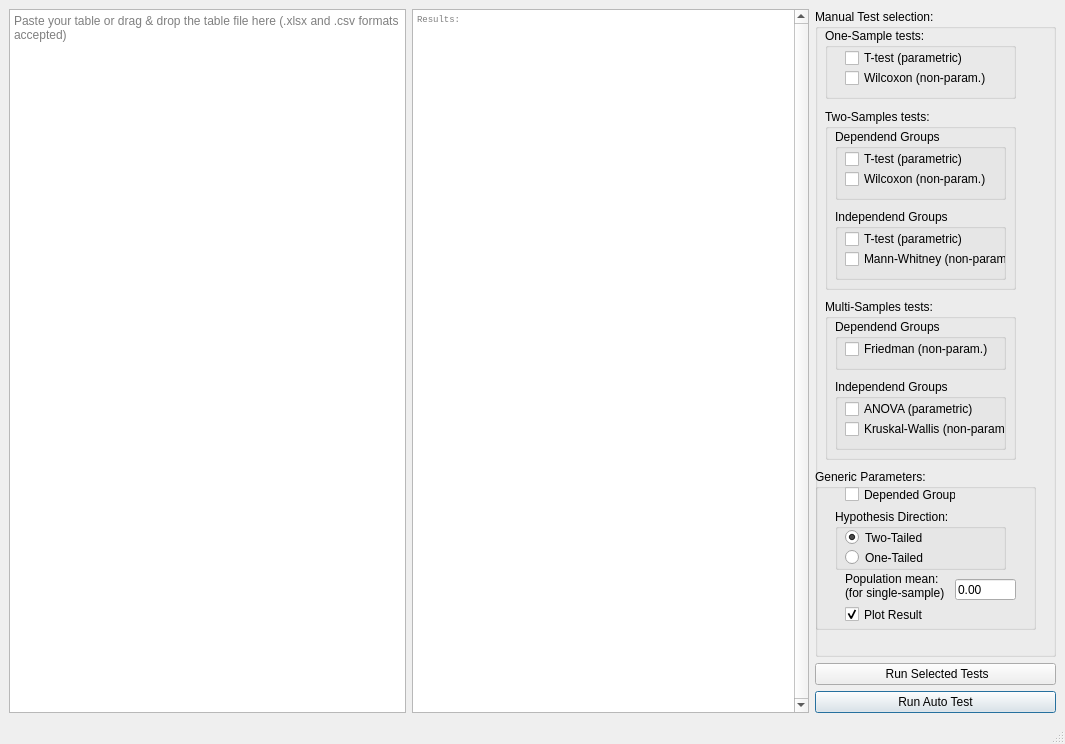
<?xml version="1.0" encoding="UTF-8"?>
<ui version="4.0">
 <class>MainWindow</class>
 <widget class="QMainWindow" name="MainWindow">
  <property name="geometry">
   <rect>
    <x>0</x>
    <y>0</y>
    <width>1065</width>
    <height>744</height>
   </rect>
  </property>
  <property name="windowTitle">
   <string>SigmaStatistics</string>
  </property>
  <property name="windowIcon">
   <iconset resource="resources.qrc">
    <normaloff>:/icon/icon/icon_window.ico</normaloff>:/icon/icon/icon_window.ico</iconset>
  </property>
  <widget class="QWidget" name="centralwidget">
   <layout class="QHBoxLayout" name="horizontalLayout">
    <item>
     <widget class="QPlainTextEdit" name="input_field">
      <property name="frameShape">
       <enum>QFrame::StyledPanel</enum>
      </property>
      <property name="frameShadow">
       <enum>QFrame::Sunken</enum>
      </property>
      <property name="placeholderText">
       <string>Paste your table or drag &amp; drop the table file here (.xlsx and .csv formats accepted)</string>
      </property>
     </widget>
    </item>
    <item>
     <widget class="QTextEdit" name="result_display">
      <property name="font">
       <font>
        <family>Consolas</family>
        <pointsize>7</pointsize>
       </font>
      </property>
      <property name="frameShape">
       <enum>QFrame::StyledPanel</enum>
      </property>
      <property name="frameShadow">
       <enum>QFrame::Sunken</enum>
      </property>
      <property name="verticalScrollBarPolicy">
       <enum>Qt::ScrollBarAlwaysOn</enum>
      </property>
      <property name="readOnly">
       <bool>true</bool>
      </property>
      <property name="html">
       <string>&lt;!DOCTYPE HTML PUBLIC &quot;-//W3C//DTD HTML 4.0//EN&quot; &quot;http://www.w3.org/TR/REC-html40/strict.dtd&quot;&gt;
&lt;html&gt;&lt;head&gt;&lt;meta name=&quot;qrichtext&quot; content=&quot;1&quot; /&gt;&lt;style type=&quot;text/css&quot;&gt;
p, li { white-space: pre-wrap; }
&lt;/style&gt;&lt;/head&gt;&lt;body style=&quot; font-family:'Consolas'; font-size:7pt; font-weight:400; font-style:normal;&quot;&gt;
&lt;p style=&quot;-qt-paragraph-type:empty; margin-top:0px; margin-bottom:0px; margin-left:0px; margin-right:0px; -qt-block-indent:0; text-indent:0px; font-family:'monospace';&quot;&gt;&lt;br /&gt;&lt;/p&gt;&lt;/body&gt;&lt;/html&gt;</string>
      </property>
      <property name="textInteractionFlags">
       <set>Qt::TextSelectableByKeyboard|Qt::TextSelectableByMouse</set>
      </property>
      <property name="placeholderText">
       <string>Results:</string>
      </property>
     </widget>
    </item>
    <item>
     <layout class="QVBoxLayout" name="buttonLayout">
      <item>
       <widget class="QGroupBox" name="groupBox_2">
        <property name="title">
         <string>Manual Test selection:</string>
        </property>
        <property name="checkable">
         <bool>false</bool>
        </property>
        <property name="checked">
         <bool>false</bool>
        </property>
        <widget class="QGroupBox" name="groupBox_4">
         <property name="geometry">
          <rect>
           <x>10</x>
           <y>19</y>
           <width>191</width>
           <height>71</height>
          </rect>
         </property>
         <property name="title">
          <string>One-Sample tests:</string>
         </property>
         <widget class="QCheckBox" name="t_test_single_sample">
          <property name="geometry">
           <rect>
            <x>20</x>
            <y>20</y>
            <width>161</width>
            <height>20</height>
           </rect>
          </property>
          <property name="text">
           <string>T-test (parametric)</string>
          </property>
         </widget>
         <widget class="QCheckBox" name="wilcoxon_single_sample">
          <property name="geometry">
           <rect>
            <x>20</x>
            <y>40</y>
            <width>161</width>
            <height>20</height>
           </rect>
          </property>
          <property name="text">
           <string>Wilcoxon (non-param.)</string>
          </property>
         </widget>
        </widget>
        <widget class="QGroupBox" name="groupBox_5">
         <property name="geometry">
          <rect>
           <x>10</x>
           <y>100</y>
           <width>191</width>
           <height>181</height>
          </rect>
         </property>
         <property name="title">
          <string>Two-Samples tests:</string>
         </property>
         <widget class="QGroupBox" name="groupBox_6">
          <property name="geometry">
           <rect>
            <x>10</x>
            <y>20</y>
            <width>171</width>
            <height>71</height>
           </rect>
          </property>
          <property name="title">
           <string>Dependend Groups</string>
          </property>
          <widget class="QCheckBox" name="wilcoxon">
           <property name="geometry">
            <rect>
             <x>10</x>
             <y>40</y>
             <width>161</width>
             <height>20</height>
            </rect>
           </property>
           <property name="text">
            <string>Wilcoxon (non-param.)</string>
           </property>
          </widget>
          <widget class="QCheckBox" name="t_test_paired">
           <property name="geometry">
            <rect>
             <x>10</x>
             <y>20</y>
             <width>161</width>
             <height>20</height>
            </rect>
           </property>
           <property name="text">
            <string>T-test (parametric)</string>
           </property>
          </widget>
         </widget>
         <widget class="QGroupBox" name="groupBox_7">
          <property name="geometry">
           <rect>
            <x>10</x>
            <y>100</y>
            <width>171</width>
            <height>71</height>
           </rect>
          </property>
          <property name="title">
           <string>Independend Groups</string>
          </property>
          <widget class="QCheckBox" name="mann_whitney">
           <property name="geometry">
            <rect>
             <x>10</x>
             <y>40</y>
             <width>161</width>
             <height>20</height>
            </rect>
           </property>
           <property name="text">
            <string>Mann-Whitney (non-param.)</string>
           </property>
          </widget>
          <widget class="QCheckBox" name="t_test_independend">
           <property name="geometry">
            <rect>
             <x>10</x>
             <y>20</y>
             <width>161</width>
             <height>20</height>
            </rect>
           </property>
           <property name="text">
            <string>T-test (parametric)</string>
           </property>
          </widget>
         </widget>
        </widget>
        <widget class="QGroupBox" name="groupBox">
         <property name="geometry">
          <rect>
           <x>0</x>
           <y>460</y>
           <width>221</width>
           <height>161</height>
          </rect>
         </property>
         <property name="title">
          <string>Generic Parameters:</string>
         </property>
         <property name="flat">
          <bool>false</bool>
         </property>
         <widget class="QCheckBox" name="dependendGroups">
          <property name="geometry">
           <rect>
            <x>30</x>
            <y>10</y>
            <width>111</width>
            <height>31</height>
           </rect>
          </property>
          <property name="text">
           <string>Depended Groups</string>
          </property>
         </widget>
         <widget class="QGroupBox" name="groupBox_3">
          <property name="geometry">
           <rect>
            <x>20</x>
            <y>40</y>
            <width>171</width>
            <height>61</height>
           </rect>
          </property>
          <property name="title">
           <string>Hypothesis Direction:</string>
          </property>
          <widget class="QRadioButton" name="oneTailed">
           <property name="geometry">
            <rect>
             <x>10</x>
             <y>40</y>
             <width>151</width>
             <height>17</height>
            </rect>
           </property>
           <property name="text">
            <string>One-Tailed</string>
           </property>
          </widget>
          <widget class="QRadioButton" name="twoTailed">
           <property name="geometry">
            <rect>
             <x>10</x>
             <y>20</y>
             <width>151</width>
             <height>17</height>
            </rect>
           </property>
           <property name="text">
            <string>Two-Tailed</string>
           </property>
           <property name="checked">
            <bool>true</bool>
           </property>
          </widget>
         </widget>
         <widget class="QLabel" name="label">
          <property name="geometry">
           <rect>
            <x>30</x>
            <y>101</y>
            <width>111</width>
            <height>31</height>
           </rect>
          </property>
          <property name="text">
           <string>Population mean:
(for single-sample)</string>
          </property>
         </widget>
         <widget class="QLineEdit" name="popMean">
          <property name="geometry">
           <rect>
            <x>140</x>
            <y>110</y>
            <width>61</width>
            <height>21</height>
           </rect>
          </property>
          <property name="acceptDrops">
           <bool>true</bool>
          </property>
          <property name="text">
           <string>0.00</string>
          </property>
          <property name="maxLength">
           <number>20</number>
          </property>
         </widget>
         <widget class="QCheckBox" name="makePlot">
          <property name="geometry">
           <rect>
            <x>30</x>
            <y>130</y>
            <width>111</width>
            <height>31</height>
           </rect>
          </property>
          <property name="text">
           <string>Plot Result</string>
          </property>
          <property name="checked">
           <bool>true</bool>
          </property>
         </widget>
        </widget>
        <widget class="QGroupBox" name="groupBox_8">
         <property name="geometry">
          <rect>
           <x>10</x>
           <y>290</y>
           <width>191</width>
           <height>161</height>
          </rect>
         </property>
         <property name="title">
          <string>Multi-Samples tests:</string>
         </property>
         <widget class="QGroupBox" name="groupBox_11">
          <property name="geometry">
           <rect>
            <x>10</x>
            <y>20</y>
            <width>171</width>
            <height>51</height>
           </rect>
          </property>
          <property name="title">
           <string>Dependend Groups</string>
          </property>
          <widget class="QCheckBox" name="friedman">
           <property name="geometry">
            <rect>
             <x>10</x>
             <y>20</y>
             <width>161</width>
             <height>20</height>
            </rect>
           </property>
           <property name="text">
            <string>Friedman (non-param.)</string>
           </property>
          </widget>
         </widget>
         <widget class="QGroupBox" name="groupBox_12">
          <property name="geometry">
           <rect>
            <x>10</x>
            <y>80</y>
            <width>171</width>
            <height>71</height>
           </rect>
          </property>
          <property name="title">
           <string>Independend Groups</string>
          </property>
          <widget class="QCheckBox" name="anova">
           <property name="geometry">
            <rect>
             <x>10</x>
             <y>20</y>
             <width>161</width>
             <height>20</height>
            </rect>
           </property>
           <property name="text">
            <string>ANOVA (parametric)</string>
           </property>
          </widget>
          <widget class="QCheckBox" name="kruskal_wallis">
           <property name="geometry">
            <rect>
             <x>10</x>
             <y>40</y>
             <width>161</width>
             <height>20</height>
            </rect>
           </property>
           <property name="text">
            <string>Kruskal-Wallis (non-param.)</string>
           </property>
          </widget>
         </widget>
        </widget>
        <widget class="QLabel" name="errorMsg">
         <property name="geometry">
          <rect>
           <x>10</x>
           <y>610</y>
           <width>201</width>
           <height>31</height>
          </rect>
         </property>
         <property name="font">
          <font>
           <pointsize>7</pointsize>
          </font>
         </property>
         <property name="styleSheet">
          <string notr="true">color: 'red'</string>
         </property>
         <property name="text">
          <string/>
         </property>
         <property name="indent">
          <number>-1</number>
         </property>
        </widget>
       </widget>
      </item>
      <item>
       <widget class="QPushButton" name="runManualButton">
        <property name="text">
         <string>                    Run Selected Tests                   </string>
        </property>
        <property name="default">
         <bool>false</bool>
        </property>
       </widget>
      </item>
      <item>
       <widget class="QPushButton" name="runAutoButton">
        <property name="text">
         <string>Run Auto Test</string>
        </property>
        <property name="autoDefault">
         <bool>true</bool>
        </property>
        <property name="default">
         <bool>true</bool>
        </property>
       </widget>
      </item>
     </layout>
    </item>
   </layout>
  </widget>
  <widget class="QStatusBar" name="statusbar"/>
 </widget>
 <resources>
  <include location="resources.qrc"/>
 </resources>
 <connections/>
</ui>
